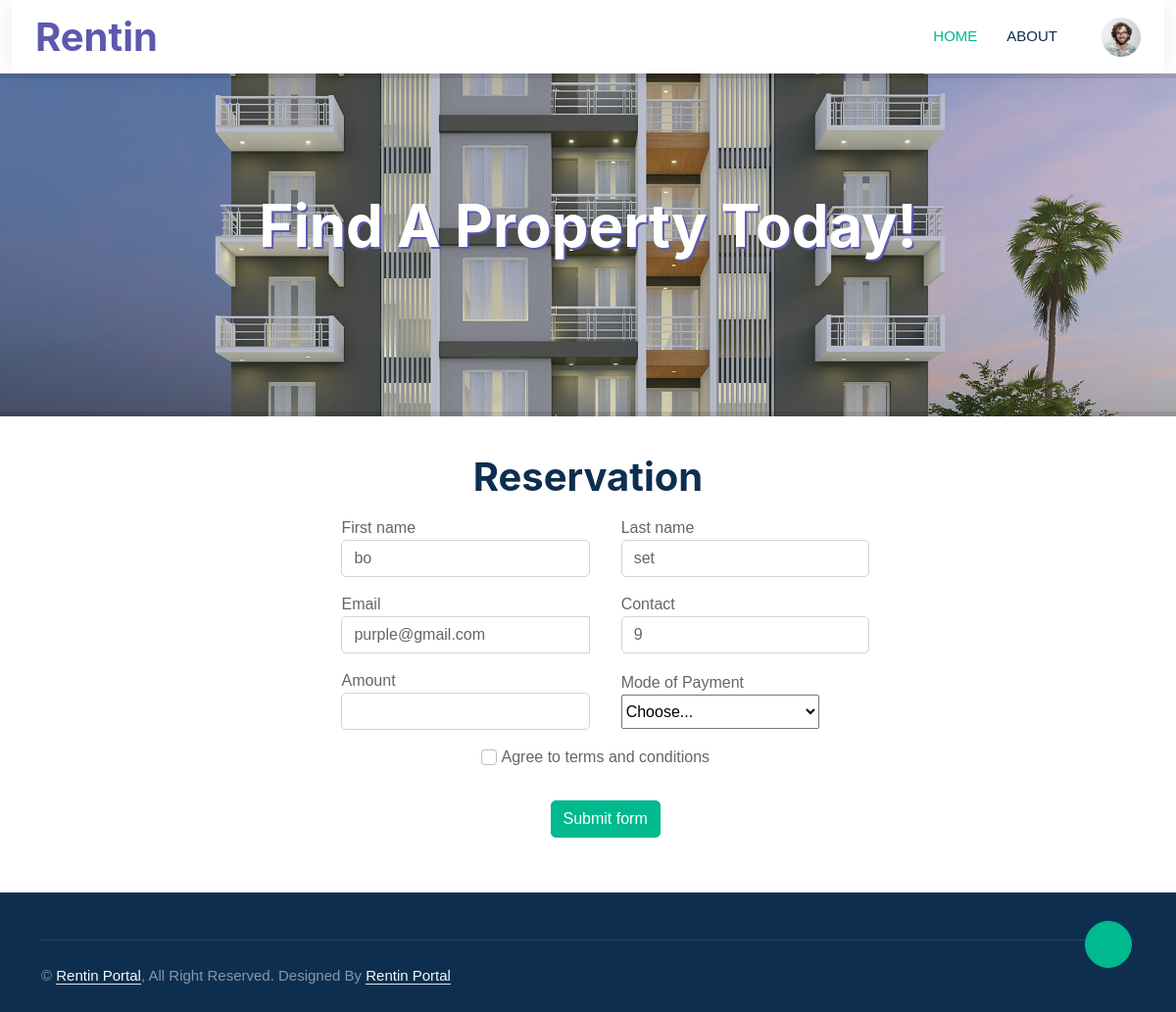
The page /seekerReserveNow.php (signed in) on the database its author committed.
### tables this page shows
CREATE TABLE `user` (
  `id` int(11) NOT NULL,
  `user_ID` varchar(99) NOT NULL,
  `email` varchar(99) NOT NULL,
  `password` varchar(50) NOT NULL,
  `userInfo_ID` varchar(99) NOT NULL,
  `userLevel_ID` int(11) NOT NULL,
  `verificationcode` varchar(99) NOT NULL,
  `is_verified` varchar(99) NOT NULL,
  `status` int(11) NOT NULL
);

CREATE TABLE `userinfo` (
  `id` int(11) NOT NULL,
  `userinfo_ID` varchar(99) NOT NULL,
  `firstname` varchar(99) NOT NULL,
  `lastname` varchar(99) NOT NULL,
  `contact` int(11) NOT NULL,
  `dob` date DEFAULT NULL,
  `gender` varchar(50) NOT NULL,
  `age` int(11) NOT NULL,
  `address` varchar(99) NOT NULL
);

### seekerReserveNow.php (the view, shortened to what this page needs)
<!DOCTYPE html>
<html lang="en">
<head>
    <link href="lib/animate/animate.min.css" rel="stylesheet">
    <link href="lib/owlcarousel/assets/owl.carousel.min.css" rel="stylesheet">
    <link href="css/bootstrap.min5.css" rel="stylesheet">
    <link href="seekerReservePage.css" rel="stylesheet">
</head>
<body>
<div class="container-xxl bg-white p-0">
        <div class="container-fluid nav-bar bg-transparent">
            <nav class="navbar navbar-expand-lg bg-white navbar-light py-0 px-4">
                <a href="index.html" class="navbar-brand d-flex align-items-center text-center">
                    <h1 class="m-0" style = "color: #5D59AF;">Rentin</h1>
                </a>
                <div class="collapse navbar-collapse" id="navbarCollapse">
                    <div class="navbar-nav ms-auto">
                        <a href="index.php" class="nav-item nav-link active">Home</a>
                        <a href="#" class="nav-item nav-link">About</a>
                    </div>
                    <div class = "profile-user">
                        <img src="images/user1.png" class="user-pic" onclick="toggleMenu()">
                    </div>
                </div>
            </nav>
        </div>
        <div class="container-xxl search">
        <div class="container wow fadeIn" data-wow-delay="0.1s" style="padding: 20px; margin-top: 8%; opacity: 0.98">
                <div class="row g-2">
                    <h2 class="first">Find A Property Today!</h2>
                </div>
            </div>
        </div>
        <div class="container-xxl py-2">
            <h1 class="mb-3" style="margin-top: 30px; text-align: center;">Reservation</h1>
                <form method = "POST" action = "addReservation.php" class="needs-validation" novalidate style="margin-left: 3%;" enctype = "multipart/form-data">
                    <div class="form-row col-md d-flex justify-content-center align-items-center">
                    <?php
                    include "dbconn.php";
                  $email = $_SESSION['email'];
                  $total = $_REQUEST['total'];
                  $query = mysqli_query($conn, "SELECT *,userinfo.firstName, userinfo.lastName, user.email, CONCAT(firstName,' ',lastName) AS fullName FROM userinfo
                                        JOIN user ON user.id = userinfo.id WHERE email = '$email'");
                  while($row=mysqli_fetch_array($query))
								{
							?>
                        <div class="col-md-3 mb-3 px-3">
                            <label for="validationCustom01">First name</label>
                            <input type="text" class="form-control" name = "firstname" id="validationCustom01" value="<?php echo $row['firstname'];?>" required>
                        </div>
                        <div class="col-md-3 mb-3 px-3">
                            <label for="validationCustom02">Last name</label>
                            <input type="text" class="form-control" name = "lastname" id="validationCustom02" value="<?php echo $row['lastname'];?>" required>
                        </div>
                    </div>
                    <div class="form-row col-md d-flex justify-content-center align-items-center">
                        <div class="col-md-3 mb-3 px-3">
                            <label for="validationCustomUsername">Email</label>
                            <div class="input-group">
                                <input type="text" class="form-control" name = "email" id="validationCustomUsername" value="<?php echo $row['email'];?>" aria-describedby="inputGroupPrepend" required>
                            </div>
                        </div>
                        <div class="col-md-3 mb-3 px-3">
                            <label for="validationCustom03">Contact</label>
                            <input type="text" class="form-control" name = "contact" value="<?php echo $row['contact'];?>" id="validationCustom03" required>
                        </div>
                    </div>
                    <div class="form-row col-md d-flex justify-content-center align-items-center">
                        <div class="col-md-3 mb-3 px-3">
                                <label for="validationCustom05">Amount</label>
                                <input type="text" class="form-control" name = "amount" id="validationCustom05" value = "<?php echo $total; ?>" required>
                        </div>
                        <div class="col-md-3 mb-3 px-3">
                            <label for="validationCustom04">Mode of Payment</label>
                            <select class="custom-select" name = "mop" id="paymentSelect" required>
                                <option selected disabled value="">Choose...</option>
                            </select>
                        </div>
                    </div>
                    <div class="form-row col-md d-flex justify-content-center align-items-center">
                        <div class="col-md-3 mb-3 px-3">
                            <input class="form-check-input" type="checkbox" value="" id="invalidCheck">
                            <label class="form-check-label" for="invalidCheck">
                                Agree to terms  and  conditions
                            </label>
                        </div>
                    </div>
                    <?php } ?>
                    <div class="form-row col-md d-flex justify-content-center align-items-center">
                        <div class="mt-3">
                            <button class="btn btn-primary" name = "submit-res" type="submit">Submit form</button>
                        </div>
                    </div>
                </form>
            </div>
        </div>
       <div class="container-fluid bg-dark text-white-50 footer pt-5 mt-5 wow fadeIn" data-wow-delay="0.1s">
            <div class="container">
                <div class="copyright">
                    <div class="row">
                        <div class="col-md-6 text-center text-md-start mb-3 mb-md-0">
                            &copy; <a class="border-bottom" href="#">Rentin Portal</a>, All Right Reserved.
							Designed By <a class="border-bottom" href="">Rentin Portal</a>
                        </div>
                    </div>
                </div>
            </div>
        </div>
        <a href="#" class="btn btn-lg btn-primary btn-lg-square back-to-top"><i class="bi bi-arrow-up"></i></a>
</body>
</html>

### seekerReservePage.css (style rules this page uses)
:root { --primary: #00B98E; --secondary: #FF6922; --light: #EFFDF5; --dark: #0E2E50; }
.back-to-top { position: fixed; display: none; right: 45px; bottom: 45px; z-index: 99; }
body { background-color: #fff; }
.btn { transition: .5s; }
.btn.btn-primary, .btn.btn-secondary { color: #FFFFFF; }
.btn-lg-square { width: 48px; height: 48px; }
.btn-square, .btn-sm-square, .btn-lg-square { padding: 0; display: flex; align-items: center; justify-content: center; font-weight: normal; border-radius: 50px; }
.search { background-image: url("images/heading.jpg"); background-repeat: no-repeat; background-size: cover; background-position: center; height: 350px; border-top:solid rgba(0, 0, 0, .1) 5px; border-bottom:solid rgba(0, 0, 0, .1) 5px; }
.custom-select { width: 80%; height: 35px; }
.first { color: white; font-size: 60px; text-shadow: 2px 2px #5D59AF; text-align: center; }
.user-pic { width: 40px; border-radius: 40%; cursor: pointer; margin-left: 15px; }
.nav-bar { position: relative; transition: .5s; z-index: 9999; }
.navbar { box-shadow: 0 0 30px rgba(0, 0, 0, .08); }
.navbar-light .navbar-nav .nav-link { margin-right: 30px; padding: 25px 0; color: #FFFFFF; font-size: 15px; text-transform: uppercase; outline: none; }
.navbar-light .navbar-nav .nav-link:hover, .navbar-light .navbar-nav .nav-link.active { color: var(--primary); }
.navbar-light .navbar-brand { height: 75px; }
.navbar-light .navbar-nav .nav-link { color: var(--dark); font-weight: 500; }
.footer .copyright { padding: 25px 0; font-size: 15px; border-top: 1px solid rgba(256, 256, 256, .1); }
.footer .copyright a { color: var(--light); }

### rows shown on the page
user: firstname "bo", lastname "set", email "purple@gmail.com", contact "9"
